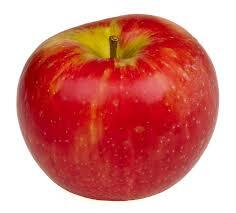
#> input picture apple.jpg, 236 x 213 px
$ python edge-detection.py
#> lines starting #> are read from the running program, lines starting #| are printed output that depends on the picture; after the words box and inside, x2 and y2 are one past the last pixel; in counts of white or black regions, pixels touching at a corner belong together
from PIL import Image

def grayscale(image):
    return image.convert("L")

def sobel_operator(image):
    # Define Sobel kernels
    kernel_x = [[-1, 0, 1], [-2, 0, 2], [-1, 0, 1]]
    kernel_y = [[-1, -2, -1], [0, 0, 0], [1, 2, 1]]

    width, height = image.size
    sobel_x = [[0] * height for _ in range(width)]
    sobel_y = [[0] * height for _ in range(width)]

    for x in range(1, width - 1):
        for y in range(1, height - 1):
            pixel_values = [
                image.getpixel((x - 1, y - 1)),
                image.getpixel((x, y - 1)),
                image.getpixel((x + 1, y - 1)),
                image.getpixel((x - 1, y)),
                image.getpixel((x, y)),
                image.getpixel((x + 1, y)),
                image.getpixel((x - 1, y + 1)),
                image.getpixel((x, y + 1)),
                image.getpixel((x + 1, y + 1))
            ]

            # Calculate the gradient in x and y directions
            gradient_x = sum([kernel_x[i][j] * pixel_values[i * 3 + j] for i in range(3) for j in range(3)])
            gradient_y = sum([kernel_y[i][j] * pixel_values[i * 3 + j] for i in range(3) for j in range(3)])

            sobel_x[x][y] = gradient_x
            sobel_y[x][y] = gradient_y

    return sobel_x, sobel_y

def combine_gradients(gradient_x, gradient_y, threshold):
    width, height = len(gradient_x), len(gradient_x[0])
    combined = Image.new("L", (width, height))

    for x in range(width):
        for y in range(height):
            magnitude = (gradient_x[x][y]**2 + gradient_y[x][y]**2)**0.5
            combined.putpixel((x, y), 255 if magnitude > threshold else 0)

    return combined

if __name__ == "__main__":
    # Load the image
    original_image = Image.open("apple.jpg")
#> original_image is the input picture: PIL image 236x213 RGB; mean R, G, B 213.2, 132, 126.5

    # Convert the image to grayscale
    gray_image = grayscale(original_image)
#> in grayscale, `return image.convert("L")`:
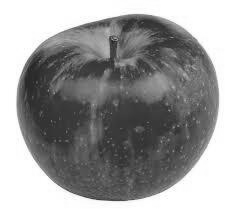
#> returned value: PIL image 236x213 L; min 31, max 255, mean 155.6

    # Apply Sobel operator to get gradients in x and y directions
    sobel_x, sobel_y = sobel_operator(gray_image)
#> after the loop in sobel_operator, `for x in range(1, width - 1):`: sobel_x = 236 items
#> sobel_x = 236 items; sobel_y = 236 items

    # Combine gradients and apply threshold for edge detection
    threshold = 100  # Adjust this threshold as needed
    edge_image = combine_gradients(sobel_x, sobel_y, threshold)
#> in combine_gradients, `width, height = len(gradient_x), len(gradient_x[0])`: width = 236; height = 213
#> in combine_gradients, `combined = Image.new("L", (width, height))`: combined: PIL image 236x213 L; every value is 0
#> after the loop in combine_gradients, `for x in range(width):`:
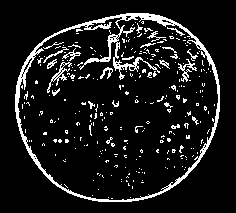
#> combined: PIL image 236x213 L; 10.1% white in thin lines or dots, all inside (x1, y1, x2, y2) = (15, 13, 220, 202)

    # Save the edge-detected image
    edge_image.save("edge_detected_image.jpg")
